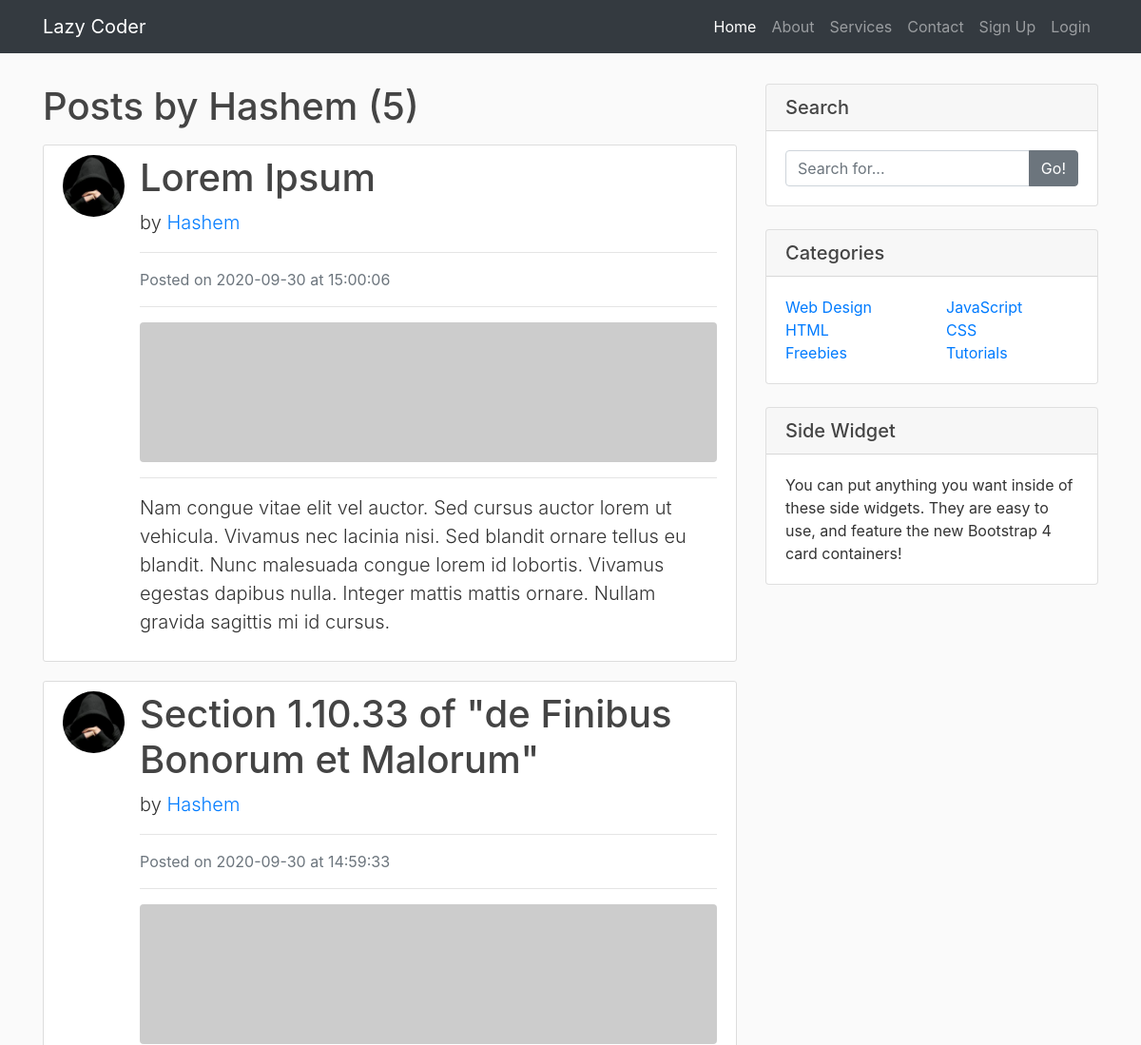
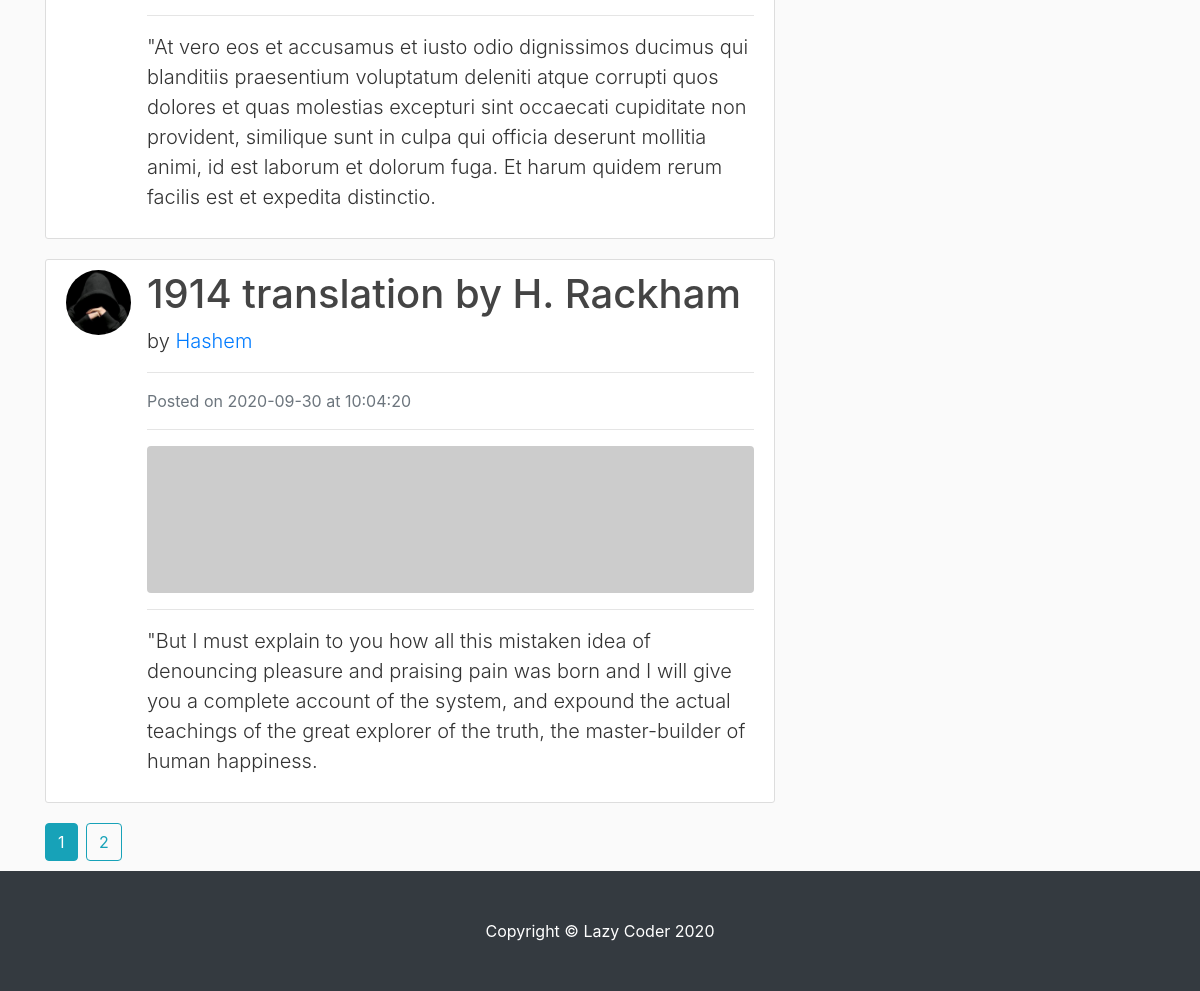
The page /user/Hashem on the database its author committed (2 pictures, top to bottom).
### blog/models.py (models this page shows, shortened)
class User(db.Model, UserMixin):
    id = db.Column(db.Integer, primary_key=True)
    username = db.Column(db.String(255), unique=True, nullable=False)
    email = db.Column(db.String(255), unique=True, nullable=False)
    image_file = db.Column(db.String(20), nullable=False, default='default.jpg')
    password = db.Column(db.String(60), nullable = False)
    posts = db.relationship('Post', backref='author', lazy=True)

class Post(db.Model):
    id = db.Column(db.Integer, primary_key=True)
    title = db.Column(db.String(100), nullable=True)
    date_posted = db.Column(db.DateTime, nullable=False, default=datetime.utcnow)
    content = db.Column(db.Text, nullable=False)
    user_id = db.Column(db.Integer, db.ForeignKey('user.id'), nullable=False)

### blog/user/routes.py (the view)
@user.route('/user/<string:username>')
def user_posts(username):
    page = request.args.get('page', 1, type=int)
    user = User.query.filter_by(username=username).first_or_404()
    posts = Post.query.filter_by(author=user)\
        .order_by(Post.date_posted.desc())\
        .paginate(page=page, per_page=3)
    return render_template('user_posts.html', title='User Posts', posts=posts, user=user)

### blog/templates/user_posts.html
{% extends "layout.html" %}
{% block content %}
    <h1 class="mb-3 article-title">Posts by {{ user.username }} ({{ posts.total }})</h1>
    {% for post in posts.items %}
        <div class="media content-section">
            <img class="rounded-circle article-img" src="{{ url_for('static', filename='profiles/' + post.author.image_file) }}" alt="">
            <div class="media-body">
                <h1>
                    <a href="{{ url_for('post.show_post', post_id=post.id) }}" class="article-title">
                        {{ post.title }}
                    </a>
                </h1>
                <p class="lead">
                    by <a href="{{ url_for('user.user_posts', username=post.author.username) }}">{{ post.author.username }}</a>
                </p>
                <hr>
                <p class="text-muted">Posted on {{ post.date_posted.strftime('%Y-%m-%d') }} at {{ post.date_posted.strftime('%H:%M:%S') }}</p>
                <hr>
                <img class="img-fluid rounded" src="http://placehold.it/620x150" alt="">
                <hr>
                <p class="lead">{{ post.content }}</p>
            </div>
        </div>
    {% endfor %}
    {% for page_num in posts.iter_pages(left_edge=1, right_edge=1, left_current=1, right_current=2) %}
        {% if page_num %}
            {% if posts.page == page_num %}
                <a href="{{ url_for('user.user_posts', username=user.username, page=page_num) }}" class="btn btn-info mr-1">{{ page_num }}</a>
            {% else %}
                <a href="{{ url_for('user.user_posts', username=user.username, page=page_num) }}" class="btn btn-outline-info mr-1">{{ page_num }}</a>
            {% endif %}
        {% else %}
            ...
        {% endif %}
    {% endfor %}
{% endblock content %}
{% block sidebar %}
    <div class="card my-2">
        <h5 class="card-header">Search</h5>
        <div class="card-body">
            <div class="input-group">
                <input type="text" class="form-control" placeholder="Search for...">
                <span class="input-group-append">
                <button class="btn btn-secondary" type="button">Go!</button>
                </span>
            </div>
        </div>
    </div>
    <div class="card my-4">
        <h5 class="card-header">Categories</h5>
        <div class="card-body">
            <div class="row">
                <div class="col-lg-6">
                    <ul class="list-unstyled mb-0">
                        <li>
                            <a href="#">Web Design</a>
                        </li>
                        <li>
                            <a href="#">HTML</a>
                        </li>
                        <li>
                            <a href="#">Freebies</a>
                        </li>
                    </ul>
                </div>
                <div class="col-lg-6">
                    <ul class="list-unstyled mb-0">
                        <li>
                            <a href="#">JavaScript</a>
                        </li>
                        <li>
                            <a href="#">CSS</a>
                        </li>
                        <li>
                            <a href="#">Tutorials</a>
                        </li>
                    </ul>
                </div>
            </div>
        </div>
    </div>
    <div class="card my-4">
        <h5 class="card-header">Side Widget</h5>
        <div class="card-body">
            You can put anything you want inside of these side widgets. They are easy to use, and feature the new Bootstrap 4 card containers!
        </div>
    </div>
{% endblock sidebar %}

### blog/static/main.css (style rules this page uses)
body { background: #fafafa; color: #333333; margin-top: 5rem; }
h1, h2, h3, h4, h5, h6 { color: #444444; }
.content-section { background: #ffffff; padding: 10px 20px; border: 1px solid #dddddd; border-radius: 3px; margin-bottom: 20px; }
.article-title { color: #444444; }
.article-img { height: 65px; width: 65px; margin-right: 16px; }

### rows shown on the page
User: username "Hashem"
Post: image_file (placeholder picture), title "Lorem Ipsum", author.username "Hashem", date_posted "2020-09-30", date_posted "15:00:06", content "Nam congue vitae elit vel auctor. Sed cursus auctor lorem ut vehicula. Vivamus nec lacinia nisi. Sed blandit ornare tellus eu blandit. Nunc malesuada congue lorem id lobortis. Vivamus egestas dapibus nulla. Integer mattis mattis ornare. Nullam gravida sagittis mi id cursus."
Post: image_file (placeholder picture), title "Section 1.10.33 of \"de Finibus Bonorum et Malorum\"", author.username "Hashem", date_posted "2020-09-30", date_posted "14:59:33", content "\"At vero eos et accusamus et iusto odio dignissimos ducimus qui blanditiis praesentium voluptatum deleniti atque corrupti quos dolores et quas molestias excepturi sint occaecati cupiditate non provident, similique sunt in culpa qui officia deserunt mollitia animi, id est laborum et dolorum fuga. Et harum quidem rerum facilis est et expedita distinctio."
Post: image_file (placeholder picture), title "1914 translation by H. Rackham", author.username "Hashem", date_posted "2020-09-30", date_posted "10:04:20", content "\"But I must explain to you how all this mistaken idea of denouncing pleasure and praising pain was born and I will give you a complete account of the system, and expound the actual teachings of the great explorer of the truth, the master-builder of human happiness."

### other values the page prints
{{ posts.total }} "5"
{{ page_num }} "1"
{{ page_num }} "2"
